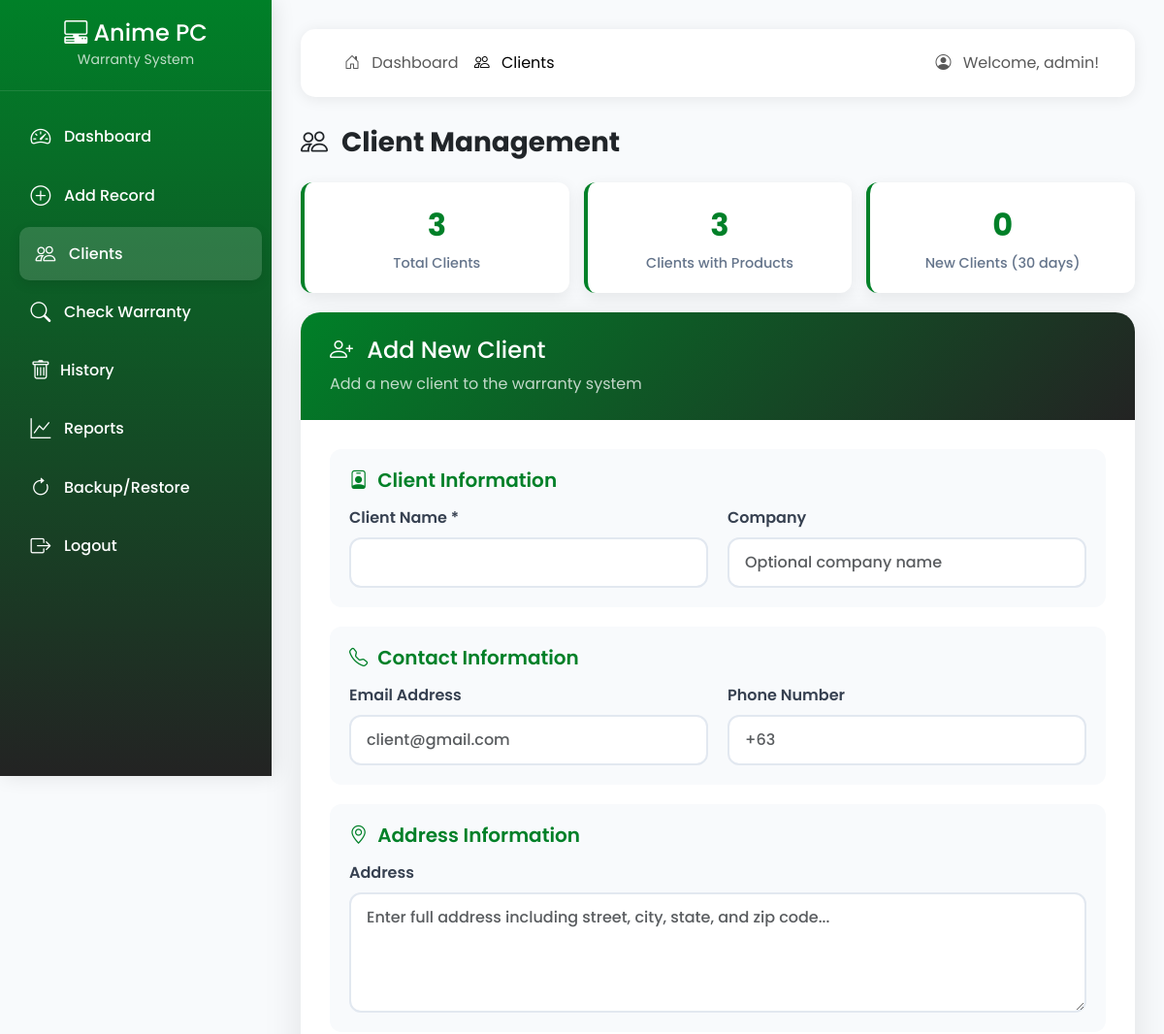
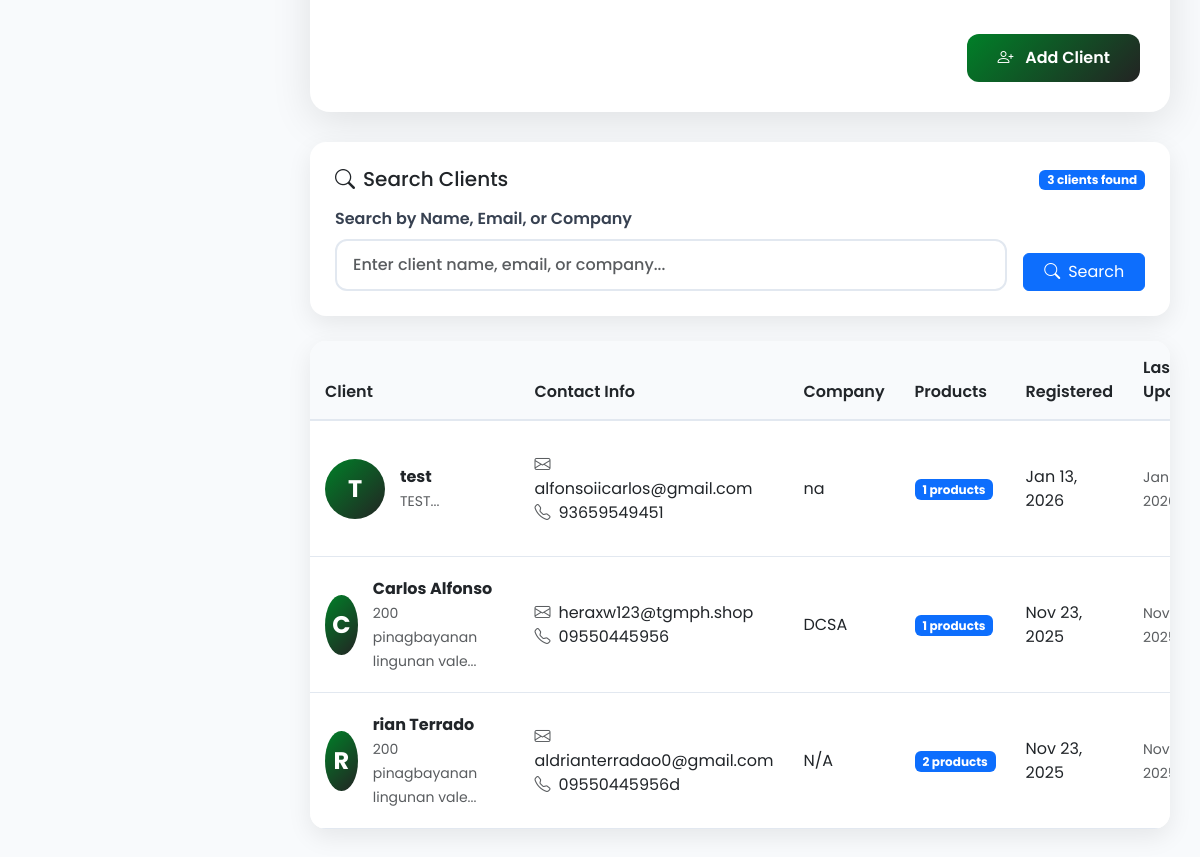
The page /clients.php (signed in) on the database its author committed (2 pictures, top to bottom).
### tables this page shows
CREATE TABLE `clients` (
  `id` int(11) NOT NULL AUTO_INCREMENT,
  `client_name` varchar(255) NOT NULL,
  `email` varchar(255) DEFAULT NULL,
  `phone` varchar(20) DEFAULT NULL,
  `address` text DEFAULT NULL,
  `company` varchar(255) DEFAULT NULL,
  `created_at` timestamp NOT NULL DEFAULT current_timestamp(),
  `updated_at` timestamp NOT NULL DEFAULT current_timestamp() ON UPDATE current_timestamp(),
  PRIMARY KEY (`id`)
);

### clients.php (the view, shortened to what this page needs)
<?php
include 'config.php';
$editClient = null;
$search = isset($_GET['search']) ? $_GET['search'] : '';
$query = "SELECT c.*, COUNT(p.id) as product_count
          FROM clients c
          LEFT JOIN products p ON c.id = p.client_id
          WHERE 1=1";
$params = [];
$query .= " GROUP BY c.id ORDER BY c.created_at DESC";
$stmt = $pdo->prepare($query);
$stmt->execute($params);
$clients = $stmt->fetchAll();
?>
<!DOCTYPE html>
<html lang="en">
<head>
    <link href="https://cdn.jsdelivr.net/npm/bootstrap@5.3.0-alpha1/dist/css/bootstrap.min.css" rel="stylesheet">
    <link rel="stylesheet" href="https://cdn.jsdelivr.net/npm/bootstrap-icons@1.11.0/font/bootstrap-icons.css">
   <link rel="stylesheet" href="client.css">
</head>
<body>
    <div class="sidebar">
        <div class="sidebar-brand">
            <h4 class="mb-0"><i class="bi bi-pc-display-horizontal"></i> <span>Anime PC</span></h4>
            <small class="opacity-75">Warranty System</small>
        </div>
        <ul class="sidebar-nav">
            <li><a href="dashboard.php"><i class="bi bi-speedometer2"></i> <span>Dashboard</span></a></li>
            <li><a href="products.php"><i class="bi bi-plus-circle"></i> <span>Add Record</span></a></li>
            <li><a href="clients.php" class="active"><i class="bi bi-people"></i> <span>Clients</span></a></li>
            <li><a href="warranty.php"><i class="bi bi-search"></i> <span>Check Warranty</span></a></li>
                                <li><a href="history.php"><i class="bi bi-trash me-2  "></i> <span>History</span></a></li>
            <li><a href="reports.php"><i class="bi bi-graph-up"></i> <span>Reports</span></a></li>
            <li><a href="backup.php"><i class="bi bi-arrow-clockwise"></i> <span>Backup/Restore</span></a></li>
            <li> <a href="Login.php" class="logout-btn" id="logoutBtn">
    <i class="bi bi-box-arrow-right"></i> <span>Logout</span>
</a></li>
        </ul>
    </div>
    <div class="main-content">
        <nav class="navbar navbar-expand-lg navbar-light navbar-custom">
            <div class="container-fluid">
                <div class="collapse navbar-collapse" id="navbarNav">
                    <ul class="navbar-nav me-auto">
                        <li class="nav-item">
                            <a class="nav-link" href="dashboard.php"><i class="bi bi-house-door me-2"></i> Dashboard</a>
                        </li>
                        <li class="nav-item">
                            <a class="nav-link active" href="#"><i class="bi bi-people me-2"></i> Clients</a>
                        </li>
                    </ul>
                    <span class="navbar-text">
                        <i class="bi bi-person-circle me-2"></i> Welcome, <?php echo htmlspecialchars($_SESSION['username']); ?>!
                    </span>
                </div>
            </div>
        </nav>
        <h1 class="h3 fw-bold text-dark mb-4">
            <i class="bi <?php echo $editClient ? 'bi-pencil' : 'bi-people'; ?> me-2"></i>
            <?php echo $editClient ? 'Edit Client' : 'Client Management'; ?>
        </h1>
        <?php if (!$editClient): ?>
        <div class="client-stats">
            <?php
            $totalClients = $pdo->query("SELECT COUNT(*) FROM clients")->fetchColumn();
            $clientsWithProducts = $pdo->query("SELECT COUNT(DISTINCT client_id) FROM products WHERE client_id IS NOT NULL")->fetchColumn();
            $recentClients = $pdo->query("SELECT COUNT(*) FROM clients WHERE created_at >= DATE_SUB(NOW(), INTERVAL 30 DAY)")->fetchColumn();
            ?>
            <div class="stat-card">
                <div class="stat-number"><?php echo $totalClients; ?></div>
                <div class="stat-label">Total Clients</div>
            </div>
            <div class="stat-card">
                <div class="stat-number"><?php echo $clientsWithProducts; ?></div>
                <div class="stat-label">Clients with Products</div>
            </div>
            <div class="stat-card">
                <div class="stat-number"><?php echo $recentClients; ?></div>
                <div class="stat-label">New Clients (30 days)</div>
            </div>
        </div>
        <?php endif; ?>
        <div class="form-card">
            <div class="form-header">
                <h4 class="mb-2">
                    <i class="bi <?php echo $editClient ? 'bi-pencil' : 'bi-person-plus'; ?> me-2"></i>
                    <?php echo $editClient ? 'Edit Client' : 'Add New Client'; ?>
                </h4>
                <p class="mb-0 opacity-75">
                    <?php echo $editClient ? 'Update client information and contact details' : 'Add a new client to the warranty system'; ?>
                </p>
            </div>
            <div class="form-body">
                <form id="clientForm" method="POST">
                    <div class="form-section">
                        <h5 class="section-title"><i class="bi bi-person-badge"></i> Client Information</h5>
                        <div class="form-grid">
                            <div>
                                <label for="client_name" class="form-label">Client Name *</label>
                                <input type="text" class="form-control" id="client_name" name="client_name"
                                       value="<?php echo $editClient ? htmlspecialchars($editClient['client_name']) : ''; ?>" required>
                            </div>
                            <div>
                                <label for="company" class="form-label">Company</label>
                                <input type="text" class="form-control" id="company" name="company"
                                       value="<?php echo $editClient ? htmlspecialchars($editClient['company']) : ''; ?>"
                                       placeholder="Optional company name">
                            </div>
                        </div>
                    </div>
                    <div class="form-section">
                        <h5 class="section-title"><i class="bi bi-telephone"></i> Contact Information</h5>
                        <div class="form-grid">
                            <div>
                                <label for="email" class="form-label">Email Address</label>
                                <input type="email" class="form-control" id="email" name="email"
                                       value="<?php echo $editClient ? htmlspecialchars($editClient['email']) : ''; ?>"
                                       placeholder="client@gmail.com">
                            </div>
                            <div>
                                <label for="phone" class="form-label">Phone Number</label>
                                <input type="tel" class="form-control" id="phone" name="phone"
                                       value="<?php echo $editClient ? htmlspecialchars($editClient['phone']) : ''; ?>"
                                       placeholder="+63">
                            </div>
                        </div>
                    </div>
                    <div class="form-section">
                        <h5 class="section-title"><i class="bi bi-geo-alt"></i> Address Information</h5>
                        <div>
                            <label for="address" class="form-label">Address</label>
                            <textarea class="form-control form-textarea" id="address" name="address" rows="4"
                                      placeholder="Enter full address including street, city, state, and zip code..."><?php echo $editClient ? htmlspecialchars($editClient['address']) : ''; ?></textarea>
                        </div>
                    </div>
                    <div class="d-flex justify-content-between pt-3">
                        <button type="submit" class="btn btn-custom">
                            <i class="bi <?php echo $editClient ? 'bi-check-circle' : 'bi-person-plus'; ?> me-2"></i>
                            <?php echo $editClient ? 'Update Client' : 'Add Client'; ?>
                        </button>
                    </div>
                </form>
            </div>
        </div>
        <div class="search-box">
            <div class="d-flex justify-content-between align-items-center mb-3">
                <h5 class="mb-0"><i class="bi bi-search me-2"></i>Search Clients</h5>
                <div>
                    <span class="badge bg-primary"><?php echo count($clients); ?> clients found</span>
                </div>
            </div>
            <form method="GET">
                <div class="row g-3 align-items-end">
                    <div class="col-md-10">
                        <label class="form-label">Search by Name, Email, or Company</label>
                        <input type="text" class="form-control" name="search" placeholder="Enter client name, email, or company..." value="<?php echo htmlspecialchars($search); ?>">
                    </div>
                    <div class="col-md-2">
                        <button type="submit" class="btn btn-primary w-100">
                            <i class="bi bi-search me-2"></i>Search
                        </button>
                    </div>
                </div>
            </form>
        </div>
        <div class="client-table">
            <div class="table-responsive">
                <table class="table table-hover mb-0">
                    <thead>
                        <tr>
                            <th>Client</th>
                            <th>Contact Info</th>
                            <th>Company</th>
                            <th>Products</th>
                            <th>Registered</th>
                            <th>Last Updated</th>
                        </tr>
                    </thead>
                    <tbody>
                        <?php if (count($clients) > 0): ?>
                            <?php foreach ($clients as $client):
                                $initial = strtoupper(substr($client['client_name'], 0, 1));
                            ?>
                                <tr>
                                    <td>
                                        <div class="d-flex align-items-center">
                                            <div class="client-avatar">
                                                <?php echo $initial; ?>
                                            </div>
                                            <div>
                                                <strong><?php echo htmlspecialchars($client['client_name']); ?></strong>
                                                <?php if ($client['address']): ?>
                                                    <br><small class="text-muted"><?php echo substr(htmlspecialchars($client['address']), 0, 30); ?>...</small>
                                                <?php endif; ?>
                                            </div>
                                        </div>
                                    </td>
                                    <td>
                                        <?php if ($client['email']): ?>
                                            <div><i class="bi bi-envelope me-2 text-muted"></i><?php echo htmlspecialchars($client['email']); ?></div>
                                        <?php endif; ?>
                                        <?php if ($client['phone']): ?>
                                            <div><i class="bi bi-telephone me-2 text-muted"></i><?php echo htmlspecialchars($client['phone']); ?></div>
                                        <?php endif; ?>
                                    </td>
                                    <td><?php echo htmlspecialchars($client['company'] ?: 'N/A'); ?></td>
                                    <td>
                                        <span class="badge bg-<?php echo $client['product_count'] > 0 ? 'primary' : 'secondary'; ?>">
                                            <?php echo $client['product_count']; ?> products
                                        </span>
                                    </td>
                                    <td><?php echo date('M j, Y', strtotime($client['created_at'])); ?></td>
                                    <td>
                                        <small class="text-muted">
                                            <?php echo $client['updated_at'] ? date('M j, Y', strtotime($client['updated_at'])) : 'Never'; ?>
                                        </small>
                                    </td>
                                </tr>
                            <?php endforeach; ?>
                        <?php endif; ?>
                    </tbody>
                </table>
            </div>
        </div>
    </div>
</body>
</html>

### rows shown on the page
clients: client_name "T", client_name "test", address "TEST", email "alfonsoiicarlos@gmail.com", phone "93659549451", company "na", product_count "1", created_at "Jan 13, 2026", updated_at "Jan…"
clients: client_name "C", client_name "Carlos Alfonso", address "200 pinagbayanan lingunan vale", email "heraxw123@tgmph.shop", phone "09550445956", company "DCSA", product_count "1", created_at "Nov 23, 2025", updated_at "Nov…"
clients: client_name "R", client_name "rian Terrado", address "200 pinagbayanan lingunan vale", email "aldrianterradao0@gmail.com", phone "09550445956d", company "N/A", product_count "2", created_at "Nov 23, 2025", updated_at "Nov…"

### other values the page prints
$_SESSION['username'] "admin"
$totalClients "3"
$clientsWithProducts "3"
$recentClients "0"
count($clients) "3"
